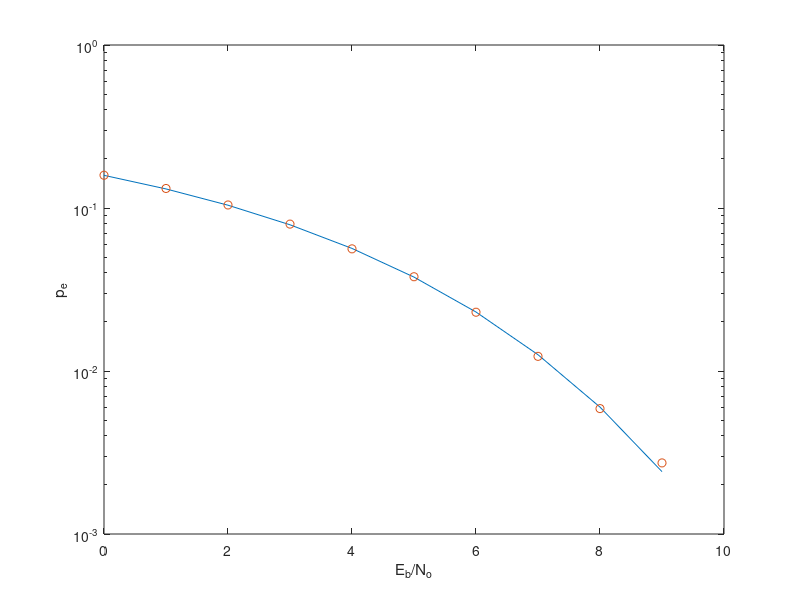

MATLAB code for this plot:

%%SNR values in db
SNR_db = linspace(0,9,10);
%%SNR values
SNR = 10.^(0.1.*SNR_db);
%%simulated ber declaration
err_sim = [];
%%analytical ber declaration
err_ana = [];
simlen = 100000;
for i = 1:10
    n = normrnd(0,1,[1,simlen]);
    rx = sqrt(SNR(i)) + n;
    %%storing indices of rx<0
    idx = rx<0;
    neg = rx(idx);
    %%calculating simulation error
    err_sim = [err_sim,(length(neg))/simlen];
    %%calculating analytical error
    a = 0.5*erfc((sqrt(SNR(i)))/sqrt(2));
    err_ana = [err_ana,a];
end
semilogy(SNR_db,err_ana);

hold on
xlabel('E_b/N_o');
ylabel('p_e');
semilogy(SNR_db,err_sim,'o');
hold off






